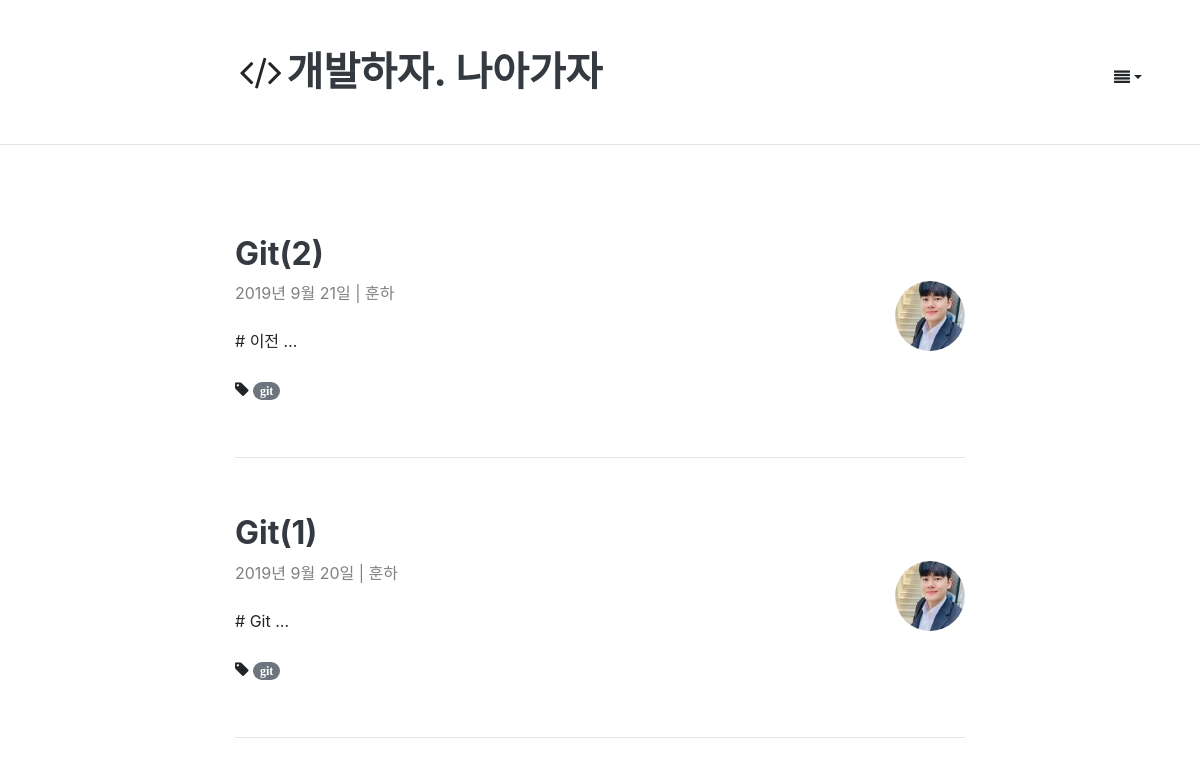
Page /git/ on the committed database.
### blog/models.py (models this page shows, shortened)
class Post(models.Model):
    author = models.ForeignKey(Account , on_delete=models.CASCADE)
    title = models.CharField(max_length=100, verbose_name = 'Title' , help_text = 'Please enter a posting title')
    text = models.TextField(verbose_name='Contents')
    photo = ProcessedImageField(blank=True, upload_to = 'blog/post/%Y' ,processors = [Thumbnail(300,300)],format='JPEG' ,options={'quality': 60})
    created_date= models.DateTimeField(default =timezone.now)
    published_date = models.DateTimeField(blank=True , null=True)
    tags = models.CharField(max_length=100, blank=True)
    class Meta:
        ordering = ['-id']
    def get_absolute_url(self):
        return reverse('post_detail', args=[self.id])

### account/models.py (models this page shows, shortened)
class Account(AbstractBaseUser, PermissionsMixin):
    email = models.EmailField(
        verbose_name=('email address'),
        max_length=255,
        unique=True,
    )
    username = models.CharField(('username'), max_length=30,
                                help_text=('Requierd. 30 characters or fewer. Letters, digits'
                                           ' and ./+/-/_ only'),
                                validators=[  # 정규식을 통한 특수문자 제외
                                    validators.RegexValidator(r'^[\w.+-]+$', ('Enter a valid username.'), 'invalid')
                                ])
    is_staff = models.BooleanField(('staff status'), default=False,
                                   help_text='Designates whether the user can log into this admin site')
    is_active = models.BooleanField(('active'), default=True,
                                    help_text='Designates whether this user should be treated as '
                                              'active. Unselect this instead of deleting accounts.')
    date_joined = models.DateTimeField(('date joined'), default=timezone.now)
    thumbnail = ProcessedImageField(blank=True, upload_to="profile" , null=True, processors=[ResizeToFill(100,100)],
                                    format='JPEG', options={'quality': 80})
    created_at = models.DateTimeField(auto_now_add=True)
    updated_at = models.DateTimeField(auto_now=True)
    object = AccountManager()
    USERNAME_FIELD = 'email'
    REQUIRED_FIELDS = ['username']
    class Meta:
        verbose_name = ('user')
        verbose_name_plural = ('users')
        swappable = 'AUTH_USER_MODEL'

### blog/views.py (the view)
# urls.py: path('<tags>/', views.post_tags, name='post_tags'),
def post_tags(request, tags):
    posts = Post.objects.select_related('author').filter(tags__contains=tags)
    context = {
        'tags': tags,
        'posts': posts
    }
    return render(request, 'blog/post_tags.html', context)

### blog/templates/blog/post_tags.html
{% extends 'blog/layout.html' %}
{% block content %}
    <div class="container">
        <div class="row">
             <div class="col-md-2"></div>
            <div class="col-md-8">
                 {% for post in posts %}
                    <div class="blog-post">
                        <div class="blog-post-title">
                            <h2><a href="{{ post.get_absolute_url }}" class="text-dark"><b>{{ post.title }}</b></a>
                            </h2>
                        </div>
                        <div class="blog-post-meta">
                            <div class="post-author" style="color: gray;">
                                <img src="{{ post.author.thumbnail.url }}" alt=""
                                     style="float: right; width: 70px; border-radius: 50%">{{ post.created_date|date:"Y년 M d일" }}
                                | {{ post.author.username }}
                            </div>
                        </div>
                        <br>
                        <div class="post-summary" style="font-size:1rem">{{ post.text|truncatewords_html:2 }}</div>
                        <br>
                        <i class="fa fa-tag" title="tags">
                            {% if post.tags %}
                                <a class="badge badge-pill badge-secondary"
                                   href="{% url "post_tags" post.tags %}">{{ post.tags }}</a>
                            {% else %}
                                <a href=""></a>
                            {% endif %}
                        </i>
                    </div>
                    <hr/>
                {% endfor %}
            </div>
        </div>
    </div>
{% endblock %}

### blog/static/blog/post_list.css (style rules this page uses)
.blog-post { padding-top: 40px; padding-bottom: 40px; }

### templates/layout.html (style rules this page uses)
html { position: relative; min-height: 100%; }
body { margin-bottom: 60px; min-height: 100%; }

### rows in the picture
Post: title "Git(2)", author.thumbnail (picture), created_date "2019년 9월 21일", author.username "훈하", text "# 이전 …", tags "git"
Post: title "Git(1)", author.thumbnail (picture), created_date "2019년 9월 20일", author.username "훈하", text "# Git …", tags "git"
